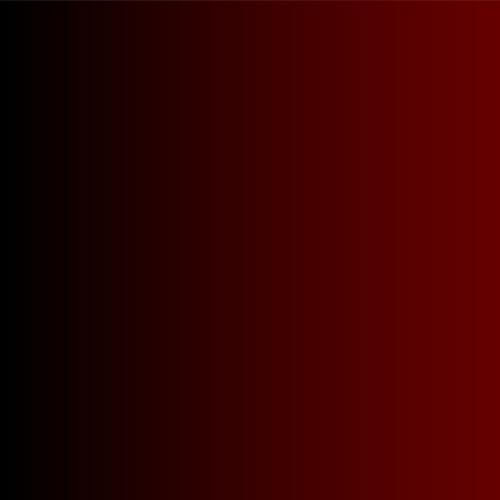
Frame 1 (no input)
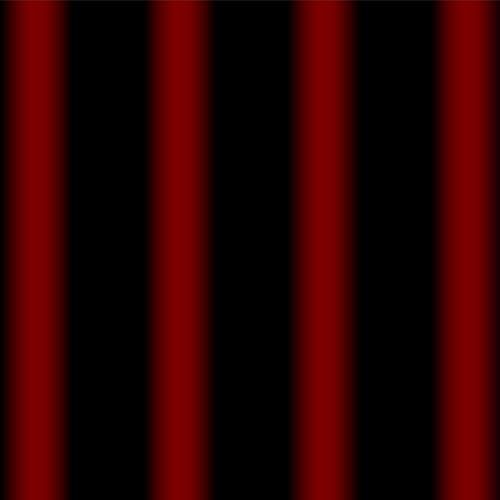
Frame 60 (the mouse pressed at the canvas centre just before this capture)
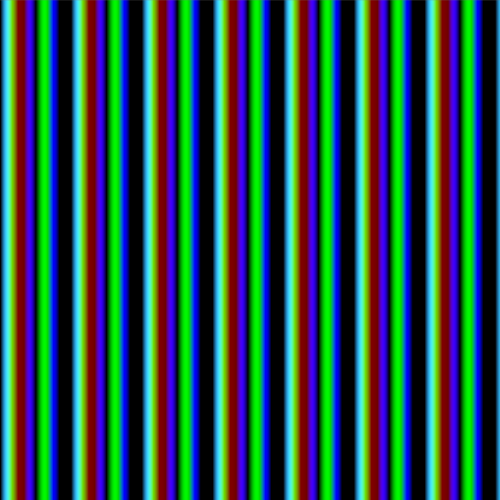
Frame 120 (the mouse held since frame 60 and released just before this capture)

The Processing sketch that drew these frames (run headless with seeded random() and noise(); from frame 60 on, the mouse is pressed at the canvas centre):

// Processing sketch: gradientsColorsVHS
// ── gradientsColorsVHS.pde
int numX = 1;
int numY = 1;

float sizeX, sizeY;

void setup() {
  size(500, 500);
  //size(1080, 1920);
  noCursor();
  sizeX = width/numX;
  sizeY = height/numY;
}

void draw() {
  background(127);
  float time = float(millis())/500;
  for (int y = 0; y < numY; y++) {
    for (int x = 0; x < numX; x++) {
      for (int i = 0; i < sizeX; i++) {
        //stroke(map(i, 0, sizeX, 0, 255));
        stroke(127*sin(i*0.01*time), mouseX*sin(i*0.02*time), mouseY*sin(i*0.03*time));
        line(i+x*sizeX, y*sizeY, i+x*sizeX, (y+1)*sizeY);
      }
    }
  }
}
